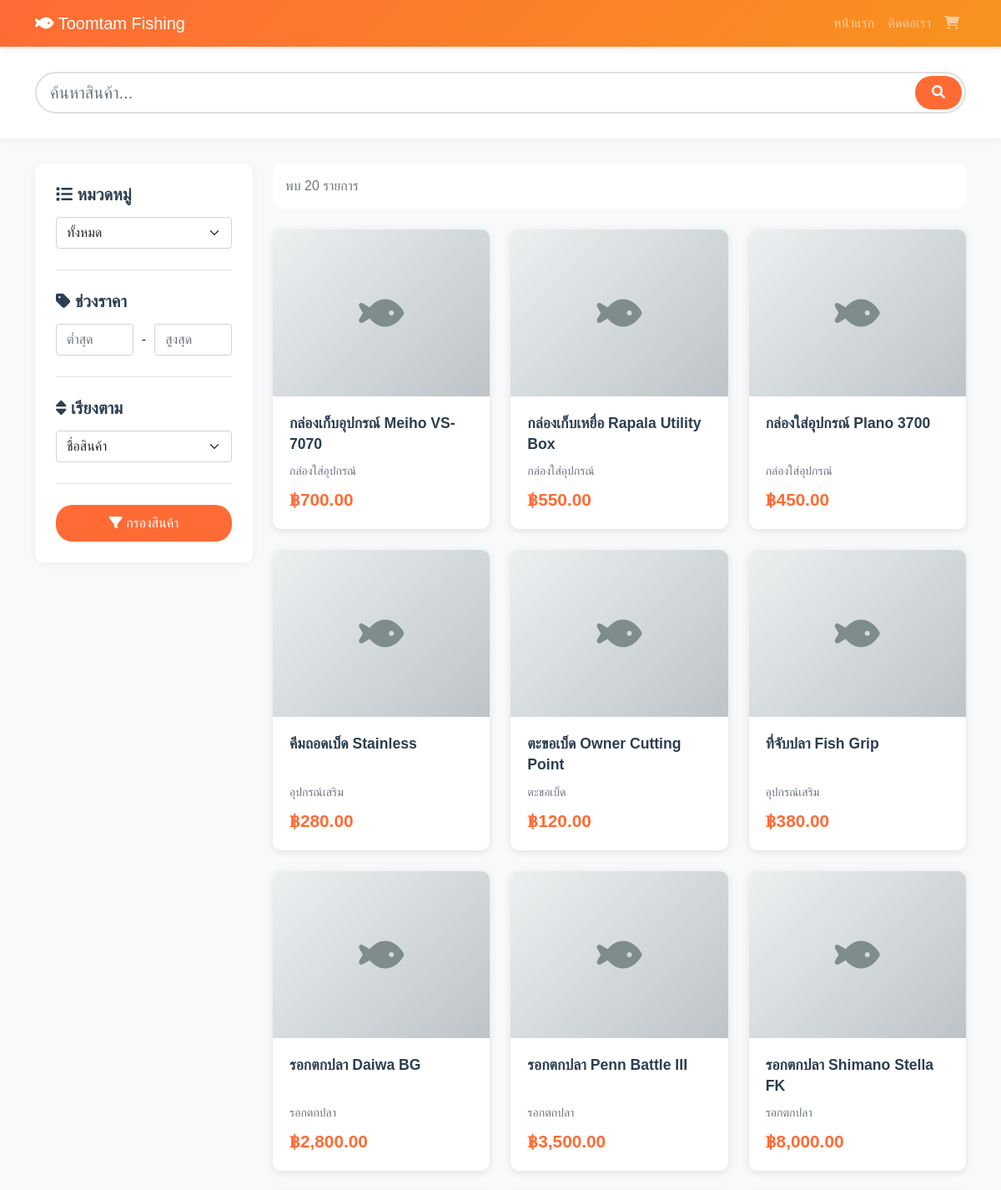
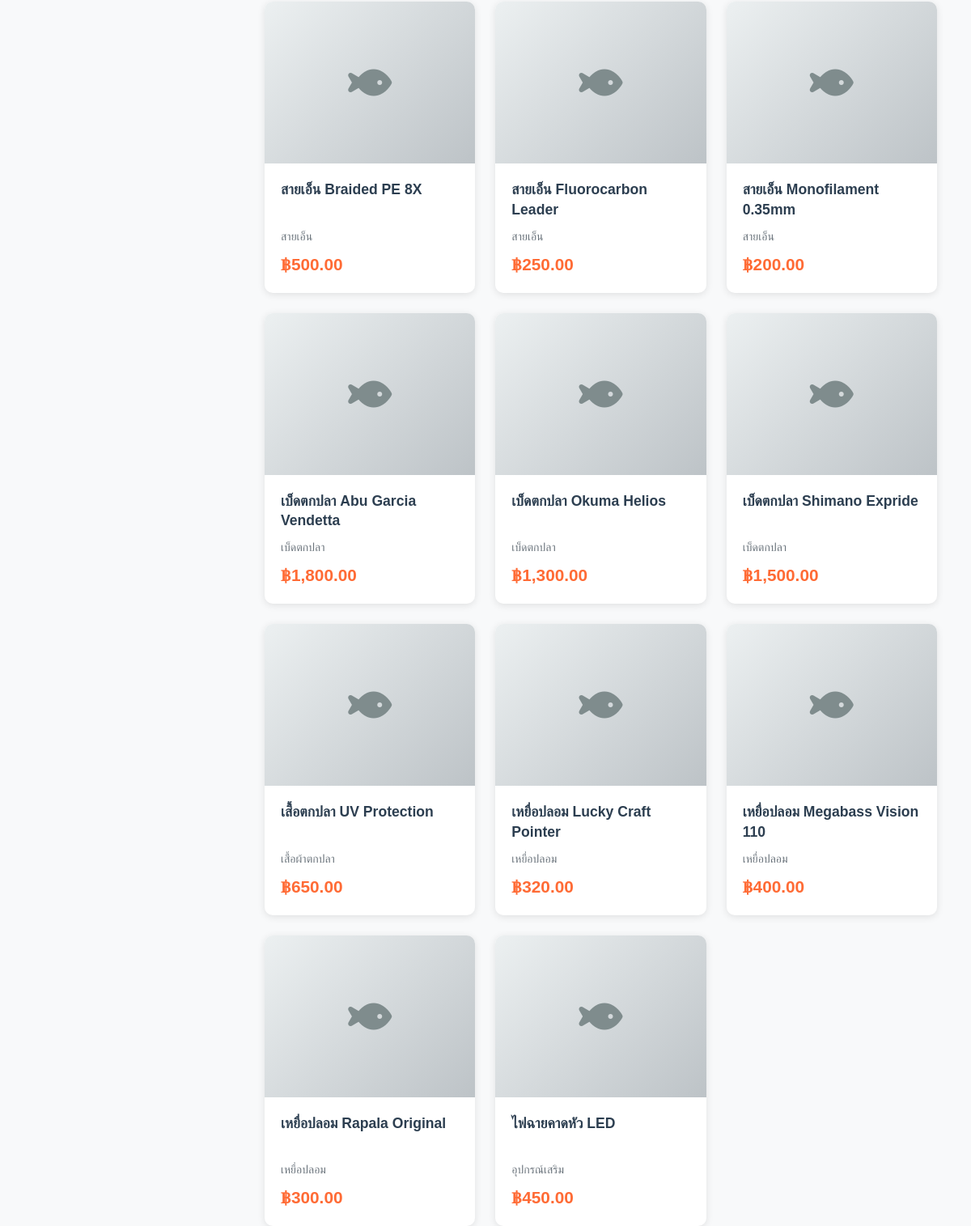
Screenshot of /search.php with the database file from the repository (2 pictures, top to bottom).
### tables this page shows
CREATE TABLE `products` (
  `id` int(11) NOT NULL,
  `name` varchar(255) NOT NULL,
  `description` text DEFAULT NULL,
  `price` decimal(10,2) NOT NULL,
  `stock` int(11) DEFAULT 0,
  `image` varchar(255) DEFAULT NULL,
  `created_at` datetime DEFAULT current_timestamp()
);

### search.php (the view, shortened to what this page needs)
<?php
$search_query = isset($_GET['q']) ? trim($_GET['q']) : '';
$min_price = isset($_GET['min_price']) ? (float)$_GET['min_price'] : 0;
$max_price = isset($_GET['max_price']) ? (float)$_GET['max_price'] : 999999;
$sort_by = isset($_GET['sort']) ? $_GET['sort'] : 'name';
try {
    $pdo = getConnection();
    $sql = "SELECT DISTINCT p.*,
            (SELECT c.name FROM categories c
             JOIN product_category pc ON c.id = pc.category_id
             WHERE pc.product_id = p.id LIMIT 1) as category_name
            FROM products p
            LEFT JOIN product_category pc ON p.id = pc.product_id
            LEFT JOIN categories c ON pc.category_id = c.id
            WHERE 1=1";
    $params = [];
    $sql .= " AND p.price >= :min_price AND p.price <= :max_price";
    $params[':min_price'] = $min_price;
    $params[':max_price'] = $max_price;
    switch($sort_by) {
        default:
            $sql .= " ORDER BY p.name ASC";
    }
    $stmt = $pdo->prepare($sql);
    $stmt->execute($params);
    $products = $stmt->fetchAll();
} catch (Exception $e) {
    die("Error: " . $e->getMessage());
}
?>
<!DOCTYPE html>
<html lang="th">
<head>
    <link href="https://cdn.jsdelivr.net/npm/bootstrap@5.1.3/dist/css/bootstrap.min.css" rel="stylesheet">
    <link rel="stylesheet" href="https://cdnjs.cloudflare.com/ajax/libs/font-awesome/6.0.0/css/all.min.css">
</head>
<body>
    <nav class="navbar navbar-expand-lg navbar-dark">
        <div class="container">
            <a class="navbar-brand" href="index.php">
                <i class="fas fa-fish"></i> Toomtam Fishing
            </a>
            <div class="collapse navbar-collapse" id="navbarNav">
                <ul class="navbar-nav ms-auto">
                    <li class="nav-item">
                        <a class="nav-link" href="index.php">หน้าแรก</a>
                    </li>
                    <li class="nav-item">
                        <a class="nav-link" href="contact.php">ติดต่อเรา</a>
                    </li>
                    <li class="nav-item">
                        <a class="nav-link" href="cart.php">
                            <i class="fas fa-shopping-cart"></i>
                        </a>
                    </li>
                </ul>
            </div>
        </div>
    </nav>
    <div class="search-header">
        <div class="container">
            <form method="GET">
                <div class="search-box">
                    <input type="text" class="form-control form-control-lg"
                           name="q" value="<?php echo htmlspecialchars($search_query); ?>"
                           placeholder="ค้นหาสินค้า...">
                    <button type="submit"><i class="fas fa-search"></i></button>
                </div>
            </form>
        </div>
    </div>
    <div class="container">
        <div class="row">
            <div class="col-lg-3">
                <div class="filter-sidebar">
                    <form method="GET">
                        <div class="filter-section">
                            <h5><i class="fas fa-list"></i> หมวดหมู่</h5>
                            <select name="category" class="form-select">
                                <option value="">ทั้งหมด</option>
                            </select>
                        </div>
                        <div class="filter-section">
                            <h5><i class="fas fa-tag"></i> ช่วงราคา</h5>
                            <div class="price-range">
                                <input type="number" class="form-control" name="min_price"
                                       placeholder="ต่ำสุด" value="<?php echo $min_price > 0 ? $min_price : ''; ?>">
                                <span>-</span>
                                <input type="number" class="form-control" name="max_price"
                                       placeholder="สูงสุด" value="<?php echo $max_price < 999999 ? $max_price : ''; ?>">
                            </div>
                        </div>
                        <div class="filter-section">
                            <h5><i class="fas fa-sort"></i> เรียงตาม</h5>
                            <select name="sort" class="form-select">
                                <option value="name" <?php echo $sort_by == 'name' ? 'selected' : ''; ?>>ชื่อสินค้า</option>
                            </select>
                        </div>
                        <button type="submit" class="btn btn-filter w-100">
                            <i class="fas fa-filter"></i> กรองสินค้า
                        </button>
                    </form>
                </div>
            </div>
            <div class="col-lg-9">
                <div class="results-info">
                    <div>
                        <p class="mb-0 text-muted">พบ <?php echo count($products); ?> รายการ</p>
                    </div>
                </div>
                <?php if (count($products) > 0): ?>
                    <div class="product-grid">
                        <?php foreach ($products as $product): ?>
                            <div class="product-card">
                                <a href="product.php?id=<?php echo $product['id']; ?>"
                                   style="text-decoration: none; color: inherit;">
                                    <div class="product-image">
                                        <?php if ($product['image'] && file_exists('images/products/' . $product['image'])): ?>
                                            <img src="images/products/<?php echo $product['image']; ?>"
                                                 alt="<?php echo htmlspecialchars($product['name']); ?>">
                                        <?php else: ?>
                                            <i class="fas fa-fish"></i>
                                        <?php endif; ?>
                                    </div>
                                    <div class="product-info">
                                        <div class="product-title">
                                            <?php echo htmlspecialchars($product['name']); ?>
                                        </div>
                                        <div class="text-muted small mb-2">
                                            <?php echo htmlspecialchars($product['category_name'] ?: 'ไม่ระบุหมวดหมู่'); ?>
                                        </div>
                                        <div class="product-price">
                                            ฿<?php echo number_format($product['price'], 2); ?>
                                        </div>
                                    </div>
                                </a>
                            </div>
                        <?php endforeach; ?>
                    </div>
                <?php endif; ?>
            </div>
        </div>
    </div>
</body>
</html>

### search.php (style rules this page uses)
:root { --primary: #FF6B35; --secondary: #F7931E; --dark: #2C3E50; --light: #ECF0F1; }
body { font-family: 'Kanit', sans-serif; background: #f8f9fa; }
.navbar { background: linear-gradient(135deg, var(--primary), var(--secondary)); box-shadow: 0 2px 10px rgba(0,0,0,0.1); }
.search-header { background: white; padding: 30px 0; box-shadow: 0 2px 10px rgba(0,0,0,0.05); margin-bottom: 30px; }
.search-box { position: relative; }
.search-box input { padding-right: 50px; border-radius: 25px; border: 2px solid #e0e0e0; transition: border-color 0.3s; }
.search-box button { position: absolute; right: 5px; top: 50%; transform: translateY(-50%); background: var(--primary); border: none; border-radius: 20px; padding: 8px 20px; color: white; }
.filter-sidebar { background: white; border-radius: 10px; padding: 25px; box-shadow: 0 2px 10px rgba(0,0,0,0.05); position: sticky; top: 20px; }
.filter-section { margin-bottom: 25px; padding-bottom: 25px; border-bottom: 1px solid #e0e0e0; }
.filter-section h5 { color: var(--dark); margin-bottom: 15px; font-weight: 600; }
.price-range { display: flex; gap: 10px; align-items: center; }
.price-range input { width: 100%; }
.product-grid { display: grid; grid-template-columns: repeat(auto-fill, minmax(250px, 1fr)); gap: 25px; }
.product-card { background: white; border-radius: 10px; overflow: hidden; box-shadow: 0 2px 10px rgba(0,0,0,0.1); transition: transform 0.3s, box-shadow 0.3s; display: flex; flex-direction: column; height: 100%; }
.product-image { width: 100%; height: 200px; background: linear-gradient(135deg, #ecf0f1, #bdc3c7); display: flex; align-items: center; justify-content: center; color: #7f8c8d; font-size: 3rem; overflow: hidden; }
.product-info { padding: 20px; flex-grow: 1; display: flex; flex-direction: column; }
.product-title { font-size: 1.1rem; font-weight: 600; color: var(--dark); margin-bottom: 10px; line-height: 1.4; min-height: 2.8em; }
.product-price { font-size: 1.3rem; color: var(--primary); font-weight: 600; margin-top: auto; }
.results-info { display: flex; justify-content: space-between; align-items: center; margin-bottom: 25px; padding: 15px; background: white; border-radius: 10px; }
.btn-filter { background: var(--primary); color: white; border: none; padding: 10px 25px; border-radius: 20px; transition: background 0.3s; }

### rows the page displays
products: name "กล่องเก็บอุปกรณ์ Meiho VS-7070", category_name "กล่องใส่อุปกรณ์", price "700.00"
products: name "กล่องเก็บเหยื่อ Rapala Utility Box", category_name "กล่องใส่อุปกรณ์", price "550.00"
products: name "กล่องใส่อุปกรณ์ Plano 3700", category_name "กล่องใส่อุปกรณ์", price "450.00"
products: name "คีมถอดเบ็ด Stainless", category_name "อุปกรณ์เสริม", price "280.00"
products: name "ตะขอเบ็ด Owner Cutting Point", category_name "ตะขอเบ็ด", price "120.00"
products: name "ที่จับปลา Fish Grip", category_name "อุปกรณ์เสริม", price "380.00"
products: name "รอกตกปลา Daiwa BG", category_name "รอกตกปลา", price "2,800.00"
products: name "รอกตกปลา Penn Battle III", category_name "รอกตกปลา", price "3,500.00"
products: name "รอกตกปลา Shimano Stella FK", category_name "รอกตกปลา", price "8,000.00"
products: name "สายเอ็น Braided PE 8X", category_name "สายเอ็น", price "500.00"
products: name "สายเอ็น Fluorocarbon Leader", category_name "สายเอ็น", price "250.00"
products: name "สายเอ็น Monofilament 0.35mm", category_name "สายเอ็น", price "200.00"
products: name "เบ็ดตกปลา Abu Garcia Vendetta", category_name "เบ็ดตกปลา", price "1,800.00"
products: name "เบ็ดตกปลา Okuma Helios", category_name "เบ็ดตกปลา", price "1,300.00"
products: name "เบ็ดตกปลา Shimano Expride", category_name "เบ็ดตกปลา", price "1,500.00"
products: name "เสื้อตกปลา UV Protection", category_name "เสื้อผ้าตกปลา", price "650.00"
products: name "เหยื่อปลอม Lucky Craft Pointer", category_name "เหยื่อปลอม", price "320.00"
products: name "เหยื่อปลอม Megabass Vision 110", category_name "เหยื่อปลอม", price "400.00"
products: name "เหยื่อปลอม Rapala Original", category_name "เหยื่อปลอม", price "300.00"
products: name "ไฟฉายคาดหัว LED", category_name "อุปกรณ์เสริม", price "450.00"

### other values shown
count($products) "20"
